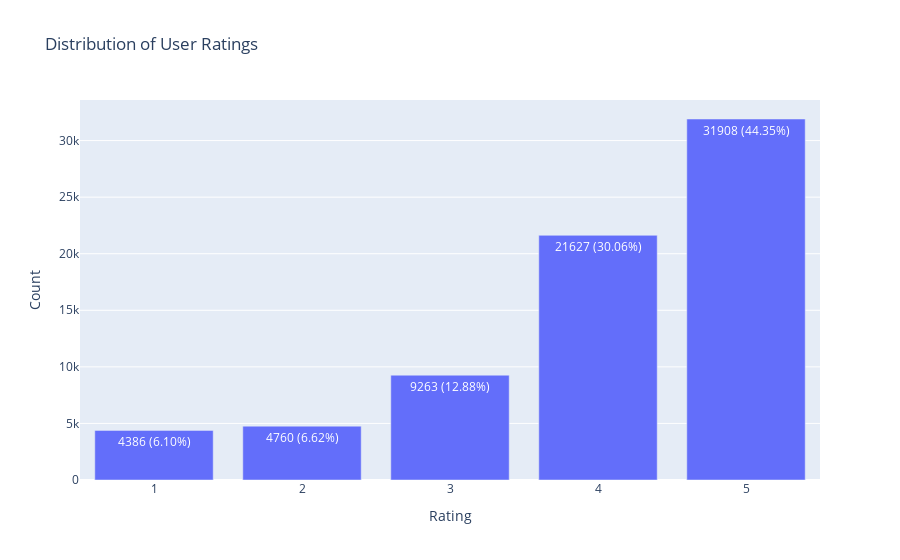

The notebook cell this image was saved under:
### Code cell
ratings = df_reviews['stars'].value_counts()

# Calcular a porcentagem de cada classificação
total_ratings = ratings.sum()
percentage_ratings = (ratings / total_ratings) * 100

# Criar texto para exibir a porcentagem em cada barra
text = [f'{count} ({percentage:.2f}%)' for count, percentage in zip(ratings.values, percentage_ratings.values)]

fig = go.Figure(go.Bar(
    x=ratings.index,
    y=ratings.values,
    text=text,  
    textposition='auto',
))

fig.update_layout(
    title="Distribution of User Ratings",
    xaxis_title="Rating",
    yaxis_title="Count"
)

fig.show()

### Figure 1 — Plotly figure (JSON) as saved in the notebook; plotly's stock layout.template omitted (floating-point values rounded to 4 significant figures)
{"data": [{"text": ["31908 (44.35%)", "21627 (30.06%)", "9263 (12.88%)", "4760 (6.62%)", "4386 (6.10%)"], "textposition": "auto", "type": "bar", "x": [5, 4, 3, 2, 1], "y": [31908, 21627, 9263, 4760, 4386]}], "layout": {"title": {"text": "Distribution of User Ratings"}, "xaxis": {"title": {"text": "Rating"}}, "yaxis": {"title": {"text": "Count"}}}}
